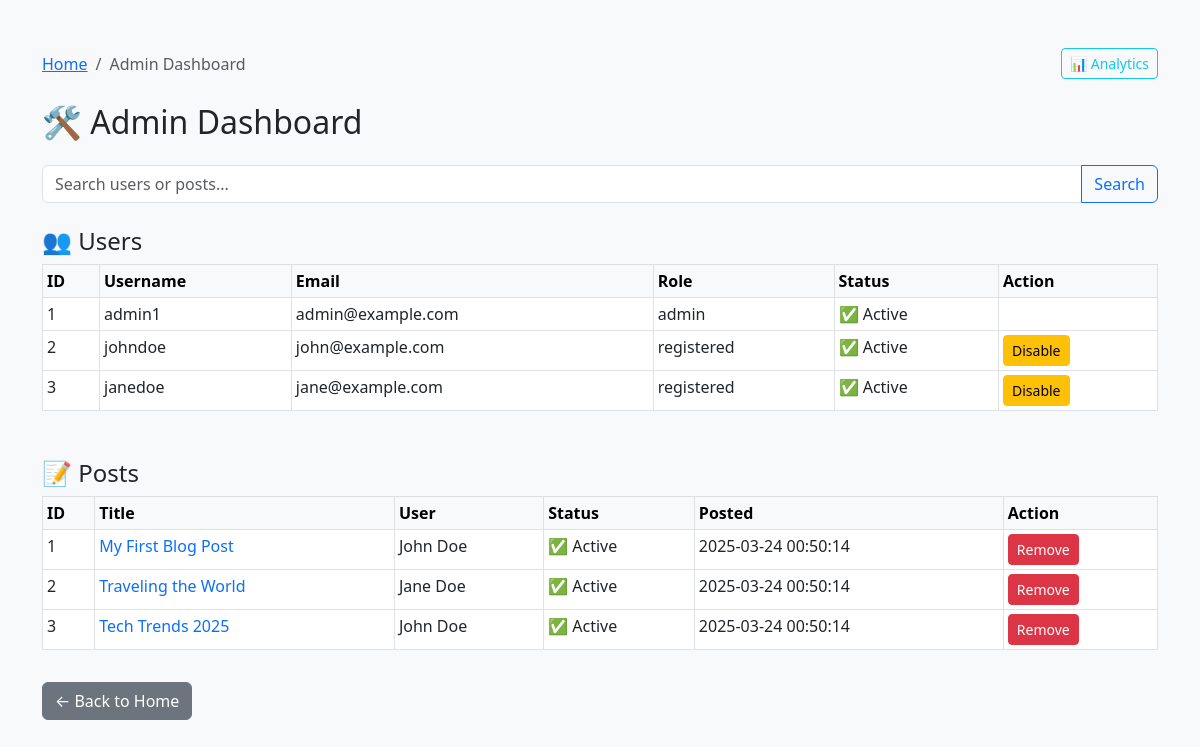
/admin.php (signed in), run on the app's committed database.
### tables this page shows
CREATE TABLE users (
  user_id INT AUTO_INCREMENT PRIMARY KEY,
  username VARCHAR(50) NOT NULL UNIQUE,
  full_name VARCHAR(100) NOT NULL,
  email VARCHAR(100) NOT NULL UNIQUE,
  password_hash VARCHAR(255) NOT NULL,
  role ENUM('registered', 'admin') NOT NULL DEFAULT 'registered',
  is_active TINYINT(1) NOT NULL DEFAULT 1,
  profile_image VARCHAR(255),
  created_at TIMESTAMP DEFAULT CURRENT_TIMESTAMP,
  updated_at TIMESTAMP DEFAULT CURRENT_TIMESTAMP ON UPDATE CURRENT_TIMESTAMP
);

CREATE TABLE blog_posts (
  post_id INT AUTO_INCREMENT PRIMARY KEY,
  user_id INT NOT NULL,
  title VARCHAR(255) NOT NULL,
  content TEXT NOT NULL,
  is_removed TINYINT(1) NOT NULL DEFAULT 0,   
  created_at TIMESTAMP DEFAULT CURRENT_TIMESTAMP,
  updated_at TIMESTAMP DEFAULT CURRENT_TIMESTAMP ON UPDATE CURRENT_TIMESTAMP,
  FOREIGN KEY (user_id) REFERENCES users(user_id) ON DELETE CASCADE
);

### src/admin.php (the view, shortened to what this page needs)
<?php
include "includes/db.php";
$search = isset($_GET['search']) ? trim($_GET['search']) : '';
?>
<!DOCTYPE html>
<html lang="en">
<head>
    <link href="https://cdn.jsdelivr.net/npm/bootstrap@5.3.0/dist/css/bootstrap.min.css" rel="stylesheet">
</head>
<body class="bg-light">
<div class="container mt-5">
    <nav aria-label="breadcrumb" class="mb-4 d-flex justify-content-between align-items-center">
        <ol class="breadcrumb mb-0">
            <li class="breadcrumb-item"><a href="index.php">Home</a></li>
            <li class="breadcrumb-item active" aria-current="page">Admin Dashboard</li>
        </ol>
        <a href="admin_analytics.php" class="btn btn-sm btn-outline-info">📊 Analytics</a>
    </nav>
    <h2 class="mb-4">🛠️ Admin Dashboard</h2>
    <form method="GET" class="input-group mb-4">
        <input type="text" name="search" class="form-control" placeholder="Search users or posts..." value="<?= htmlspecialchars($search) ?>">
        <button class="btn btn-outline-primary">Search</button>
    </form>
    <h4>👥 Users</h4>
    <table class="table table-sm table-bordered">
        <thead class="table-light">
        <tr>
            <th>ID</th>
            <th>Username</th>
            <th>Email</th>
            <th>Role</th>
            <th>Status</th>
            <th>Action</th>
        </tr>
        </thead>
        <tbody>
        <?php
        $user_sql = "SELECT * FROM users";
        $user_sql .= " ORDER BY created_at DESC";
        $users = $conn->query($user_sql);
        while ($u = $users->fetch_assoc()):
            ?>
            <tr>
                <td><?= $u['user_id'] ?></td>
                <td><?= htmlspecialchars($u['username']) ?></td>
                <td><?= htmlspecialchars($u['email']) ?></td>
                <td><?= $u['role'] ?></td>
                <td><?= $u['is_active'] ? '✅ Active' : '❌ Disabled' ?></td>
                <td>
                    <?php if ($u['role'] !== 'admin'): ?>
                        <a href="toggle_user.php?id=<?= $u['user_id'] ?>" class="btn btn-sm btn-warning">
                            <?= $u['is_active'] ? 'Disable' : 'Enable' ?>
                        </a>
                    <?php endif; ?>
                </td>
            </tr>
        <?php endwhile; ?>
        </tbody>
    </table>
    <h4 class="mt-5">📝 Posts</h4>
    <table class="table table-sm table-bordered">
        <thead class="table-light">
        <tr>
            <th>ID</th>
            <th>Title</th>
            <th>User</th>
            <th>Status</th>
            <th>Posted</th>
            <th>Action</th>
        </tr>
        </thead>
        <tbody>
        <?php
        $post_sql = "
            SELECT p.*, u.full_name
            FROM blog_posts p
            JOIN users u ON p.user_id = u.user_id
            WHERE 1=1
        ";
        $post_sql .= " ORDER BY p.created_at DESC";
        $posts = $conn->query($post_sql);
        while ($p = $posts->fetch_assoc()):
            ?>
            <tr>
                <td><?= $p['post_id'] ?></td>
                <td><a href="post.php?id=<?= $p['post_id'] ?>" class="text-decoration-none"><?= htmlspecialchars($p['title']) ?></a></td>
                <td><?= htmlspecialchars($p['full_name']) ?></td>
                <td><?= $p['is_removed'] ? '🗑️ Removed' : '✅ Active' ?></td>
                <td><?= $p['created_at'] ?></td>
                <td>
                    <a href="toggle_post.php?id=<?= $p['post_id'] ?>" class="btn btn-sm btn-danger">
                        <?= $p['is_removed'] ? 'Restore' : 'Remove' ?>
                    </a>
                </td>
            </tr>
        <?php endwhile; ?>
        </tbody>
    </table>
    <a href="index.php" class="btn btn-secondary mt-3">← Back to Home</a>
</div>
</body>
</html>

### data on the page
users: user_id "1", username "admin1", email "admin@example.com", role "admin", is_active "✅ Active"
users: user_id "2", username "johndoe", email "john@example.com", role "registered", is_active "✅ Active"
users: user_id "3", username "janedoe", email "jane@example.com", role "registered", is_active "✅ Active"
blog_posts: post_id "1", title "My First Blog Post", user.full_name "John Doe", is_removed "✅ Active", created_at "2025-03-24 00:50:14"
blog_posts: post_id "2", title "Traveling the World", user.full_name "Jane Doe", is_removed "✅ Active", created_at "2025-03-24 00:50:14"
blog_posts: post_id "3", title "Tech Trends 2025", user.full_name "John Doe", is_removed "✅ Active", created_at "2025-03-24 00:50:14"
